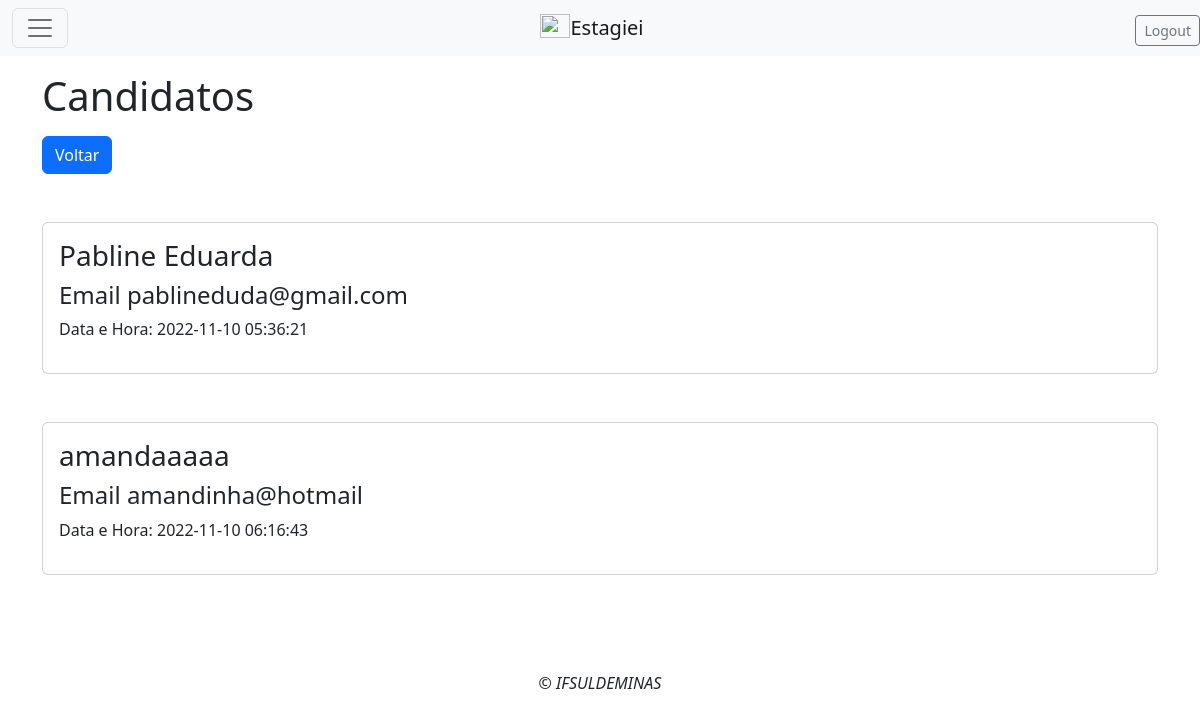
Screenshot of /candidatos_vaga.php?cod=6 (signed in) with the database file from the repository.
### tables this page shows
CREATE TABLE `candidatar` (
  `idCandidatar` int(11) NOT NULL,
  `idVaga` int(11) NOT NULL,
  `idEstagiario` int(11) NOT NULL,
  `Registro` datetime NOT NULL DEFAULT current_timestamp()
);

CREATE TABLE `estagiario` (
  `idEstagiario` int(11) NOT NULL,
  `Nome` varchar(50) NOT NULL,
  `Sobrenome` varchar(50) NOT NULL,
  `CPF` varchar(14) NOT NULL,
  `Ende` varchar(50) NOT NULL,
  `Bairro` varchar(50) NOT NULL,
  `Cidade` varchar(50) NOT NULL,
  `UF` varchar(2) NOT NULL,
  `Tel` varchar(12) NOT NULL,
  `Email` varchar(50) NOT NULL,
  `Curso` varchar(50) NOT NULL,
  `Consid` varchar(100) NOT NULL,
  `NomeUser` varchar(15) NOT NULL,
  `Senha` varchar(20) NOT NULL,
  `Perfil` int(11) NOT NULL
);

### candidatos_vaga.php (the view, shortened to what this page needs)
<?php session_start();
require ("HeaderEmpresa.php");
?>
    <div class='row'>
        <div class='col-12'>
            <div class='container'>
            <h1 class='my-3'>Candidatos</h1>
            <a class='btn btn-primary' href='vagas_empresa.php?cod=".$dado['idVaga']."' >Voltar</a>
            <?php
                require("adm/conexao.php");
                $cod = $_GET['cod'];
                $sql = "SELECT * FROM candidatar INNER JOIN estagiario ON candidatar.idEstagiario = estagiario.idEstagiario AND candidatar.idVaga = '$cod' ORDER BY idCandidatar";
                $res = mysqli_query($con, $sql);
                $num_rows = mysqli_num_rows($res);
                if($num_rows > 0){
                    while($dado = mysqli_fetch_assoc($res)){
                        echo "<div class = 'card my-5'>
                        <div class = 'card-body'>
                                <h3>".$dado['Nome']."</h3>
                                <h4>Email ".$dado['Email']."</h4>
                                <p>Data e Hora: ".$dado['Registro']."</p>
                                </div>
                                </div>";
                    }
                }else{
                    echo "<tr class='text-center'><td colspan='3'> Não há registros cadastrados! </td></tr>";
                }
            ?>
            </div>
        </div>
    </div>
  <?php
require ("Footer.php");
  ?>

### rows the page displays
candidatar: idEstagiario.Nome "Pabline Eduarda", idEstagiario.Email "pablineduda@gmail.com", Registro "2022-11-10 05:36:21"
candidatar: idEstagiario.Nome "amandaaaaa", idEstagiario.Email "amandinha@hotmail", Registro "2022-11-10 06:16:43"
